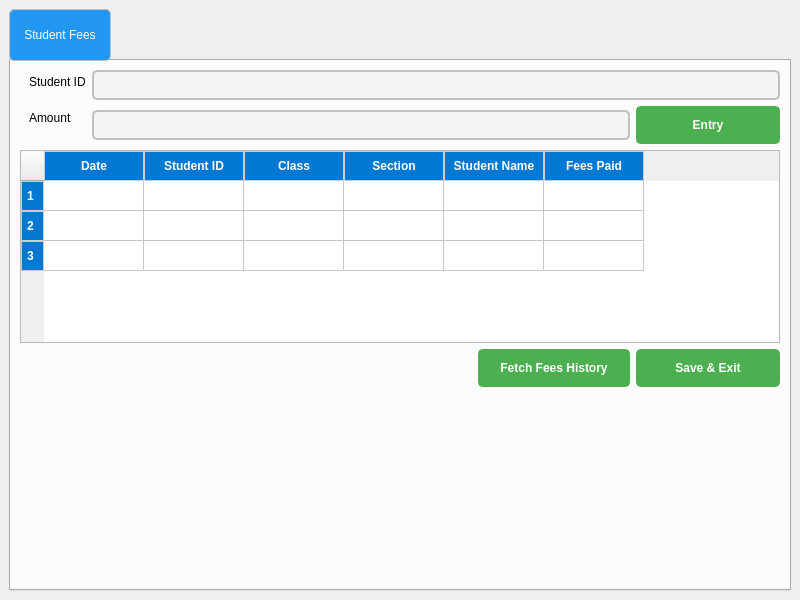
<?xml version="1.0" encoding="UTF-8"?>
<ui version="4.0">
 <class>MainWindow</class>
 <widget class="QMainWindow" name="MainWindow">
  <property name="geometry">
   <rect>
    <x>0</x>
    <y>0</y>
    <width>800</width>
    <height>600</height>
   </rect>
  </property>
  <property name="windowTitle">
   <string>Student Fees</string>
  </property>
  <widget class="QWidget" name="centralwidget">
   <layout class="QHBoxLayout" name="horizontalLayout">
    <item>
     <widget class="QTabWidget" name="tabWidget">
      <property name="styleSheet">
       <string notr="true">/* Styling the Tab Widget */
QTabWidget {
    background-color: #f0f0f0;
    border: 2px solid black;
    border-radius: 10px;
    padding: 5px;
}


/* Styling the Tabs */
QTabBar::tab {
    background-color: #2196F3;  /* Tab background color */
    color: white;
    border: 1px solid #c0c0c0;
    padding: 10px;
    border-radius: 5px;
    min-width: 80px;
    min-height: 30px;

	font: 14pt &quot;Segoe UI&quot;;
}

</string>
      </property>
      <property name="currentIndex">
       <number>0</number>
      </property>
      <widget class="QWidget" name="tab">
       <property name="styleSheet">
        <string notr="true"/>
       </property>
       <attribute name="title">
        <string>Student Fees</string>
       </attribute>
       <layout class="QVBoxLayout" name="verticalLayout">
        <item>
         <layout class="QHBoxLayout" name="horizontalLayout_2">
          <property name="topMargin">
           <number>0</number>
          </property>
          <item alignment="Qt::AlignTop">
           <widget class="QFrame" name="formFrame">
            <property name="styleSheet">
             <string notr="true">*{
font: 14pt &quot;Segoe UI&quot;;

}

/* Styling the QLineEdit */
QLineEdit {
    background-color: #f4f4f4;  /* Light grey background */
    color: #333333;  /* Dark text color */
    border: 2px solid #c0c0c0;  /* Border color */
    border-radius: 5px;  /* Rounded corners */
    padding: 5px;
}

/* Focused state (when the QLineEdit is selected) */
QLineEdit:focus {
    border: 2px solid #2196F3;  /* Blue border when focused */
    background-color: #ffffff;  /* White background on focus */
}

/* Disabled state */
QLineEdit:disabled {
    background-color: #e0e0e0;  /* Grey background when disabled */
    color: #888888;  /* Light grey text when disabled */
    border: 2px solid #cccccc;  /* Light grey border */
}

/* Placeholder text style */
QLineEdit::placeholder {
    color: #888888;  /* Light grey color for placeholder text */
    font-style: italic;  /* Italicize the placeholder text */
}

/* Styling the text cursor */
QLineEdit::cursor {
    color: #2196F3;  /* Change cursor color to blue */
}
</string>
            </property>
            <layout class="QFormLayout" name="formLayout">
             <property name="topMargin">
              <number>0</number>
             </property>
             <property name="rightMargin">
              <number>0</number>
             </property>
             <property name="bottomMargin">
              <number>0</number>
             </property>
             <item row="0" column="0">
              <widget class="QLabel" name="label_14">
               <property name="text">
                <string>Student ID</string>
               </property>
              </widget>
             </item>
             <item row="0" column="1">
              <widget class="QLineEdit" name="fees_id_box"/>
             </item>
             <item row="1" column="1">
              <layout class="QHBoxLayout" name="horizontalLayout_5">
               <property name="topMargin">
                <number>0</number>
               </property>
               <item>
                <widget class="QLineEdit" name="lineEdit"/>
               </item>
               <item>
                <widget class="QPushButton" name="entry_btn">
                 <property name="styleSheet">
                  <string notr="true">/* Styling the QPushButton */
QPushButton {
    background-color: #4CAF50;  /* Green background */
    color: white;  /* White text color */
    border: 2px solid #4CAF50;  /* Border color matches background */
    border-radius: 5px;  /* Rounded corners */
    padding: 10px 20px;  /* Vertical and horizontal padding */
    
    font: 14pt &quot;Segoe UI&quot;; /* Font size */
    min-width: 100px;  /* Minimum width for the button */
}

/* Hover effect when the mouse is over the button */
QPushButton:hover {
    background-color: #45a049;  /* Darker green background */
    border-color: #45a049;  /* Darker green border */
}

/* Pressed effect when the button is clicked */
QPushButton:pressed {
    background-color: #388e3c;  /* Even darker green */
    border-color: #388e3c;  /* Dark border */
    padding-top: 12px;  /* Slightly reduces padding to simulate a &quot;pressed&quot; effect */
    padding-left: 18px;  /* Shift the button to the left slightly */
}

/* Focused state (when the button is focused) */
QPushButton:focus {
    border: 2px solid #2196F3;  /* Blue border when focused */
    outline: none;  /* Removes the default outline */
}

/* Disabled state for the QPushButton */
QPushButton:disabled {
    background-color: #e0e0e0;  /* Light grey background */
    color: #888888;  /* Light grey text */
    border: 2px solid #cccccc;  /* Light grey border */
}

/* Styling the text of the QPushButton */
QPushButton {
    font-weight: bold;  /* Make the text bold */
}

/* Styling the QPushButton icon (if it has one) */
QPushButton::icon {
    padding-right: 10px;  /* Space between the icon and the text */
}

/* Border effect when the button is in a focus or pressed state */
QPushButton:focus, QPushButton:pressed {
    border-style: inset;
}
</string>
                 </property>
                 <property name="text">
                  <string>Entry</string>
                 </property>
                </widget>
               </item>
              </layout>
             </item>
             <item row="1" column="0">
              <widget class="QLabel" name="label">
               <property name="text">
                <string>Amount</string>
               </property>
              </widget>
             </item>
            </layout>
           </widget>
          </item>
         </layout>
        </item>
        <item>
         <layout class="QHBoxLayout" name="horizontalLayout_4">
          <property name="topMargin">
           <number>0</number>
          </property>
          <item>
           <widget class="QTableWidget" name="fees_table">
            <property name="font">
             <font>
              <pointsize>14</pointsize>
              <bold>false</bold>
             </font>
            </property>
            <property name="styleSheet">
             <string notr="true">QHeaderView::section {
background-color: rgb(0, 120, 212);
     /* Green background for headers */
    color: white;             /* White text color */
    font-weight: bold;        /* Bold font for header text */
    text-align: center;       /* Center-align text */
	
	font: 700 14pt &quot;Segoe UI&quot;;
    border: 1px solid #ccc;   /* Light gray border around header sections */
    padding: 5px;             /* Padding inside header cells */
}
</string>
            </property>
            <row/>
            <row/>
            <row/>
            <column>
             <property name="text">
              <string>Date</string>
             </property>
            </column>
            <column>
             <property name="text">
              <string>Student ID</string>
             </property>
            </column>
            <column>
             <property name="text">
              <string>Class</string>
             </property>
            </column>
            <column>
             <property name="text">
              <string>Section</string>
             </property>
            </column>
            <column>
             <property name="text">
              <string>Student Name</string>
             </property>
            </column>
            <column>
             <property name="text">
              <string>Fees Paid</string>
             </property>
            </column>
           </widget>
          </item>
         </layout>
        </item>
        <item>
         <layout class="QHBoxLayout" name="horizontalLayout_3">
          <property name="topMargin">
           <number>0</number>
          </property>
          <item>
           <spacer name="horizontalSpacer">
            <property name="orientation">
             <enum>Qt::Horizontal</enum>
            </property>
            <property name="sizeHint" stdset="0">
             <size>
              <width>40</width>
              <height>20</height>
             </size>
            </property>
           </spacer>
          </item>
          <item>
           <widget class="QPushButton" name="fetch_btn">
            <property name="styleSheet">
             <string notr="true">/* Styling the QPushButton */
QPushButton {
    background-color: #4CAF50;  /* Green background */
    color: white;  /* White text color */
    border: 2px solid #4CAF50;  /* Border color matches background */
    border-radius: 5px;  /* Rounded corners */
    padding: 10px 20px;  /* Vertical and horizontal padding */
    
    font: 14pt &quot;Segoe UI&quot;; /* Font size */
    min-width: 100px;  /* Minimum width for the button */
}

/* Hover effect when the mouse is over the button */
QPushButton:hover {
    background-color: #45a049;  /* Darker green background */
    border-color: #45a049;  /* Darker green border */
}

/* Pressed effect when the button is clicked */
QPushButton:pressed {
    background-color: #388e3c;  /* Even darker green */
    border-color: #388e3c;  /* Dark border */
    padding-top: 12px;  /* Slightly reduces padding to simulate a &quot;pressed&quot; effect */
    padding-left: 18px;  /* Shift the button to the left slightly */
}

/* Focused state (when the button is focused) */
QPushButton:focus {
    border: 2px solid #2196F3;  /* Blue border when focused */
    outline: none;  /* Removes the default outline */
}

/* Disabled state for the QPushButton */
QPushButton:disabled {
    background-color: #e0e0e0;  /* Light grey background */
    color: #888888;  /* Light grey text */
    border: 2px solid #cccccc;  /* Light grey border */
}

/* Styling the text of the QPushButton */
QPushButton {
    font-weight: bold;  /* Make the text bold */
}

/* Styling the QPushButton icon (if it has one) */
QPushButton::icon {
    padding-right: 10px;  /* Space between the icon and the text */
}

/* Border effect when the button is in a focus or pressed state */
QPushButton:focus, QPushButton:pressed {
    border-style: inset;
}
</string>
            </property>
            <property name="text">
             <string>Fetch Fees History</string>
            </property>
           </widget>
          </item>
          <item>
           <widget class="QPushButton" name="save_btn">
            <property name="styleSheet">
             <string notr="true">/* Styling the QPushButton */
QPushButton {
    background-color: #4CAF50;  /* Green background */
    color: white;  /* White text color */
    border: 2px solid #4CAF50;  /* Border color matches background */
    border-radius: 5px;  /* Rounded corners */
    padding: 10px 20px;  /* Vertical and horizontal padding */
    
    font: 14pt &quot;Segoe UI&quot;; /* Font size */
    min-width: 100px;  /* Minimum width for the button */
}

/* Hover effect when the mouse is over the button */
QPushButton:hover {
    background-color: #45a049;  /* Darker green background */
    border-color: #45a049;  /* Darker green border */
}

/* Pressed effect when the button is clicked */
QPushButton:pressed {
    background-color: #388e3c;  /* Even darker green */
    border-color: #388e3c;  /* Dark border */
    padding-top: 12px;  /* Slightly reduces padding to simulate a &quot;pressed&quot; effect */
    padding-left: 18px;  /* Shift the button to the left slightly */
}

/* Focused state (when the button is focused) */
QPushButton:focus {
    border: 2px solid #2196F3;  /* Blue border when focused */
    outline: none;  /* Removes the default outline */
}

/* Disabled state for the QPushButton */
QPushButton:disabled {
    background-color: #e0e0e0;  /* Light grey background */
    color: #888888;  /* Light grey text */
    border: 2px solid #cccccc;  /* Light grey border */
}

/* Styling the text of the QPushButton */
QPushButton {
    font-weight: bold;  /* Make the text bold */
}

/* Styling the QPushButton icon (if it has one) */
QPushButton::icon {
    padding-right: 10px;  /* Space between the icon and the text */
}

/* Border effect when the button is in a focus or pressed state */
QPushButton:focus, QPushButton:pressed {
    border-style: inset;
}
</string>
            </property>
            <property name="text">
             <string>Save &amp;&amp; Exit</string>
            </property>
           </widget>
          </item>
         </layout>
        </item>
        <item>
         <spacer name="verticalSpacer">
          <property name="orientation">
           <enum>Qt::Vertical</enum>
          </property>
          <property name="sizeHint" stdset="0">
           <size>
            <width>20</width>
            <height>40</height>
           </size>
          </property>
         </spacer>
        </item>
       </layout>
      </widget>
     </widget>
    </item>
   </layout>
  </widget>
 </widget>
 <resources/>
 <connections/>
</ui>
